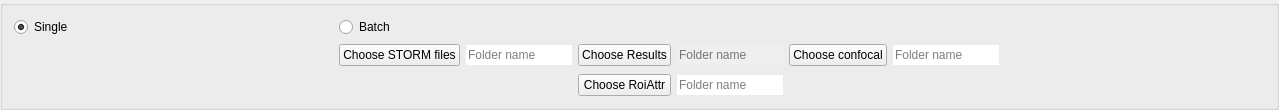
        <widget class="QGroupBox" name="groupBox_3">
         <property name="enabled">
          <bool>true</bool>
         </property>
         <property name="font">
          <font>
           <weight>50</weight>
           <bold>false</bold>
           <kerning>true</kerning>
          </font>
         </property>
         <property name="autoFillBackground">
          <bool>false</bool>
         </property>
         <property name="title">
          <string/>
         </property>
         <property name="flat">
          <bool>true</bool>
         </property>
         <property name="checkable">
          <bool>false</bool>
         </property>
         <layout class="QGridLayout" name="gridLayout_11">
          <item row="0" column="0">
           <widget class="QRadioButton" name="radioButton_analysis_single">
            <property name="layoutDirection">
             <enum>Qt::LeftToRight</enum>
            </property>
            <property name="text">
             <string>Single</string>
            </property>
            <property name="checked">
             <bool>true</bool>
            </property>
           </widget>
          </item>
          <item row="0" column="1" rowspan="2">
           <spacer name="horizontalSpacer_3">
            <property name="orientation">
             <enum>Qt::Horizontal</enum>
            </property>
            <property name="sizeHint" stdset="0">
             <size>
              <width>260</width>
              <height>48</height>
             </size>
            </property>
           </spacer>
          </item>
          <item row="0" column="2">
           <widget class="QRadioButton" name="radioButton_analysis_batch">
            <property name="text">
             <string>Batch</string>
            </property>
            <property name="checked">
             <bool>false</bool>
            </property>
           </widget>
          </item>
          <item row="0" column="8" rowspan="2">
           <spacer name="horizontalSpacer_4">
            <property name="orientation">
             <enum>Qt::Horizontal</enum>
            </property>
            <property name="sizeHint" stdset="0">
             <size>
              <width>260</width>
              <height>45</height>
             </size>
            </property>
           </spacer>
          </item>
          <item row="1" column="0">
           <spacer name="verticalSpacer">
            <property name="orientation">
             <enum>Qt::Vertical</enum>
            </property>
            <property name="sizeHint" stdset="0">
             <size>
              <width>17</width>
              <height>25</height>
             </size>
            </property>
           </spacer>
          </item>
          <item row="1" column="2">
           <widget class="QPushButton" name="pushButton_analysis_batch_choose_roicoords">
            <property name="text">
             <string>Choose STORM files</string>
            </property>
           </widget>
          </item>
          <item row="1" column="3">
           <widget class="QLineEdit" name="lineEdit_analysis_roicoords_name">
            <property name="frame">
             <bool>false</bool>
            </property>
            <property name="readOnly">
             <bool>true</bool>
            </property>
            <property name="placeholderText">
             <string>Folder name</string>
            </property>
           </widget>
          </item>
          <item row="1" column="4">
           <widget class="QPushButton" name="pushButton_analysis_batch_choose_folder">
            <property name="text">
             <string>Choose Results</string>
            </property>
           </widget>
          </item>
          <item row="1" column="5">
           <widget class="QLineEdit" name="lineEdit_analysis_folder_name">
            <property name="enabled">
             <bool>false</bool>
            </property>
            <property name="inputMask">
             <string/>
            </property>
            <property name="text">
             <string/>
            </property>
            <property name="frame">
             <bool>false</bool>
            </property>
            <property name="readOnly">
             <bool>true</bool>
            </property>
            <property name="placeholderText">
             <string>Folder name</string>
            </property>
           </widget>
          </item>
          <item row="1" column="6">
           <widget class="QPushButton" name="pushButton_analysis_batch_choose_confocal">
            <property name="text">
             <string>Choose confocal</string>
            </property>
           </widget>
          </item>
          <item row="1" column="7">
           <widget class="QLineEdit" name="lineEdit_analysis_confocal_name">
            <property name="frame">
             <bool>false</bool>
            </property>
            <property name="readOnly">
             <bool>true</bool>
            </property>
            <property name="placeholderText">
             <string>Folder name</string>
            </property>
           </widget>
          </item>
          <item row="2" column="4">
           <widget class="QPushButton" name="pushButton_analysis_batch_choose_roiattr">
            <property name="text">
             <string>Choose RoiAttr</string>
            </property>
           </widget>
          </item>
          <item row="2" column="5">
           <widget class="QLineEdit" name="lineEdit_analysis_roiattr_name">
            <property name="frame">
             <bool>false</bool>
            </property>
            <property name="readOnly">
             <bool>true</bool>
            </property>
            <property name="placeholderText">
             <string>Folder name</string>
            </property>
           </widget>
          </item>
          <item row="2" column="6" colspan="3">
           <spacer name="horizontalSpacer_6">
            <property name="orientation">
             <enum>Qt::Horizontal</enum>
            </property>
            <property name="sizeHint" stdset="0">
             <size>
              <width>242</width>
              <height>20</height>
             </size>
            </property>
           </spacer>
          </item>
         </layout>
        </widget>
